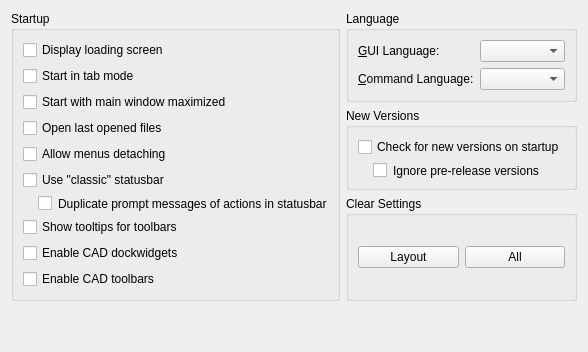
     <widget class="QWidget" name="tabStartup">
      <attribute name="title">
       <string>Startup</string>
      </attribute>
      <layout class="QGridLayout" name="gridLayout_47">
       <item row="0" column="0" rowspan="4">
        <widget class="QGroupBox" name="groupBox_2">
         <property name="title">
          <string>Startup</string>
         </property>
         <layout class="QGridLayout" name="gridLayout_29">
          <item row="9" column="0" colspan="2">
           <widget class="QCheckBox" name="cad_toolbars_checkbox">
            <property name="toolTip">
             <string>If checked, toolbars with commands will be enabled. </string>
            </property>
            <property name="text">
             <string>Enable CAD toolbars</string>
            </property>
           </widget>
          </item>
          <item row="1" column="0" colspan="2">
           <widget class="QCheckBox" name="tab_mode_check_box">
            <property name="toolTip">
             <string>Controls default mode for drawings</string>
            </property>
            <property name="text">
             <string>Start in tab mode</string>
            </property>
           </widget>
          </item>
          <item row="0" column="0" colspan="2">
           <widget class="QCheckBox" name="cbSplash">
            <property name="toolTip">
             <string>Defines whether splash screen will be shown on startup</string>
            </property>
            <property name="text">
             <string>Display loading screen</string>
            </property>
           </widget>
          </item>
          <item row="8" column="0" colspan="2">
           <widget class="QCheckBox" name="left_sidebar_checkbox">
            <property name="toolTip">
             <string>If checked, dock widgets with commands for left sidebar will be enabled. Otherwise, they will be disabled. </string>
            </property>
            <property name="text">
             <string>Enable CAD dockwidgets</string>
            </property>
           </widget>
          </item>
          <item row="3" column="0" colspan="2">
           <widget class="QCheckBox" name="cbOpenLastFiles">
            <property name="toolTip">
             <string>If set, previously opened files during previous closing of the application will be re-opened.</string>
            </property>
            <property name="text">
             <string>Open last opened files</string>
            </property>
           </widget>
          </item>
          <item row="4" column="0" colspan="2">
           <widget class="QCheckBox" name="cbAllowMenusDetaching">
            <property name="toolTip">
             <string>If enabled, drop-down menus may become floating</string>
            </property>
            <property name="text">
             <string>Allow menus detaching</string>
            </property>
           </widget>
          </item>
          <item row="2" column="0" colspan="2">
           <widget class="QCheckBox" name="maximize_checkbox">
            <property name="toolTip">
             <string>If checked, after start the main window will be maximized</string>
            </property>
            <property name="text">
             <string>Start with main window maximized</string>
            </property>
           </widget>
          </item>
          <item row="5" column="0" colspan="2">
           <widget class="QCheckBox" name="cbClassicStatusBar">
            <property name="toolTip">
             <string>If unchecked, individual widgets of statusbar are toolbars</string>
            </property>
            <property name="text">
             <string>Use &quot;classic&quot; statusbar</string>
            </property>
           </widget>
          </item>
          <item row="6" column="0" colspan="2">
           <widget class="QCheckBox" name="cbDuplicateActionsPromptsInStatusBar">
            <property name="toolTip">
             <string>If checked, prompt messages of actions will be also shown in bottom statusbar</string>
            </property>
            <property name="styleSheet">
             <string notr="true">margin-left:15px</string>
            </property>
            <property name="text">
             <string>Duplicate prompt messages of actions in statusbar</string>
            </property>
           </widget>
          </item>
          <item row="7" column="0">
           <widget class="QCheckBox" name="cbStartupTBTooltips">
            <property name="toolTip">
             <string>If enabled, tooltips toolbar's name will be shown</string>
            </property>
            <property name="text">
             <string>Show tooltips for toolbars</string>
            </property>
           </widget>
          </item>
         </layout>
        </widget>
       </item>
       <item row="4" column="1">
        <spacer name="verticalSpacer_13">
         <property name="orientation">
          <enum>Qt::Vertical</enum>
         </property>
         <property name="sizeHint" stdset="0">
          <size>
           <width>20</width>
           <height>40</height>
          </size>
         </property>
        </spacer>
       </item>
       <item row="1" column="1">
        <widget class="QGroupBox" name="groupBox_12">
         <property name="title">
          <string>New Versions</string>
         </property>
         <layout class="QGridLayout" name="gridLayout_11">
          <item row="0" column="0">
           <widget class="QCheckBox" name="cbCheckNewVersion">
            <property name="toolTip">
             <string>Check GitHub for new releases of LibreCAD on program startup</string>
            </property>
            <property name="text">
             <string>Check for new versions on startup</string>
            </property>
           </widget>
          </item>
          <item row="1" column="0">
           <widget class="QCheckBox" name="cbCheckNewVersionIgnorePreRelease">
            <property name="toolTip">
             <string>If checked, pre-release versions will be ignored</string>
            </property>
            <property name="styleSheet">
             <string notr="true">margin-left:15px</string>
            </property>
            <property name="text">
             <string>Ignore pre-release versions</string>
            </property>
           </widget>
          </item>
         </layout>
        </widget>
       </item>
       <item row="4" column="0">
        <spacer name="verticalSpacer_17">
         <property name="orientation">
          <enum>Qt::Vertical</enum>
         </property>
         <property name="sizeHint" stdset="0">
          <size>
           <width>20</width>
           <height>0</height>
          </size>
         </property>
        </spacer>
       </item>
       <item row="0" column="1">
        <widget class="QGroupBox" name="bgLanguage">
         <property name="sizePolicy">
          <sizepolicy hsizetype="Preferred" vsizetype="Maximum">
           <horstretch>0</horstretch>
           <verstretch>0</verstretch>
          </sizepolicy>
         </property>
         <property name="title">
          <string>Language</string>
         </property>
         <layout class="QGridLayout" name="language_layout">
          <item row="0" column="1">
           <widget class="QComboBox" name="cbLanguage">
            <property name="toolTip">
             <string>Language to use for GUI and messages</string>
            </property>
           </widget>
          </item>
          <item row="0" column="0">
           <widget class="QLabel" name="lLanguage">
            <property name="text">
             <string>&amp;GUI Language:</string>
            </property>
            <property name="wordWrap">
             <bool>false</bool>
            </property>
            <property name="buddy">
             <cstring>cbLanguage</cstring>
            </property>
           </widget>
          </item>
          <item row="1" column="1">
           <widget class="QComboBox" name="cbLanguageCmd">
            <property name="toolTip">
             <string>Languages for commands in Cmd Widget</string>
            </property>
           </widget>
          </item>
          <item row="1" column="0">
           <widget class="QLabel" name="lLanguageCmd">
            <property name="text">
             <string>&amp;Command Language:</string>
            </property>
            <property name="wordWrap">
             <bool>false</bool>
            </property>
            <property name="buddy">
             <cstring>cbLanguageCmd</cstring>
            </property>
           </widget>
          </item>
         </layout>
        </widget>
       </item>
       <item row="2" column="1" rowspan="2">
        <widget class="QGroupBox" name="groupBox_3">
         <property name="title">
          <string>Clear Settings</string>
         </property>
         <layout class="QHBoxLayout" name="horizontalLayout">
          <property name="topMargin">
           <number>6</number>
          </property>
          <property name="bottomMargin">
           <number>6</number>
          </property>
          <item>
           <widget class="QPushButton" name="pb_clear_geometry">
            <property name="sizePolicy">
             <sizepolicy hsizetype="Preferred" vsizetype="Fixed">
              <horstretch>0</horstretch>
              <verstretch>0</verstretch>
             </sizepolicy>
            </property>
            <property name="toolTip">
             <string>Restores program geometry/layout to original state</string>
            </property>
            <property name="text">
             <string>Layout</string>
            </property>
           </widget>
          </item>
          <item>
           <widget class="QPushButton" name="pb_clear_all">
            <property name="sizePolicy">
             <sizepolicy hsizetype="Preferred" vsizetype="Fixed">
              <horstretch>0</horstretch>
              <verstretch>0</verstretch>
             </sizepolicy>
            </property>
            <property name="toolTip">
             <string>Restores the program settings to its original state</string>
            </property>
            <property name="text">
             <string>All</string>
            </property>
           </widget>
          </item>
         </layout>
        </widget>
       </item>
      </layout>
     </widget>
